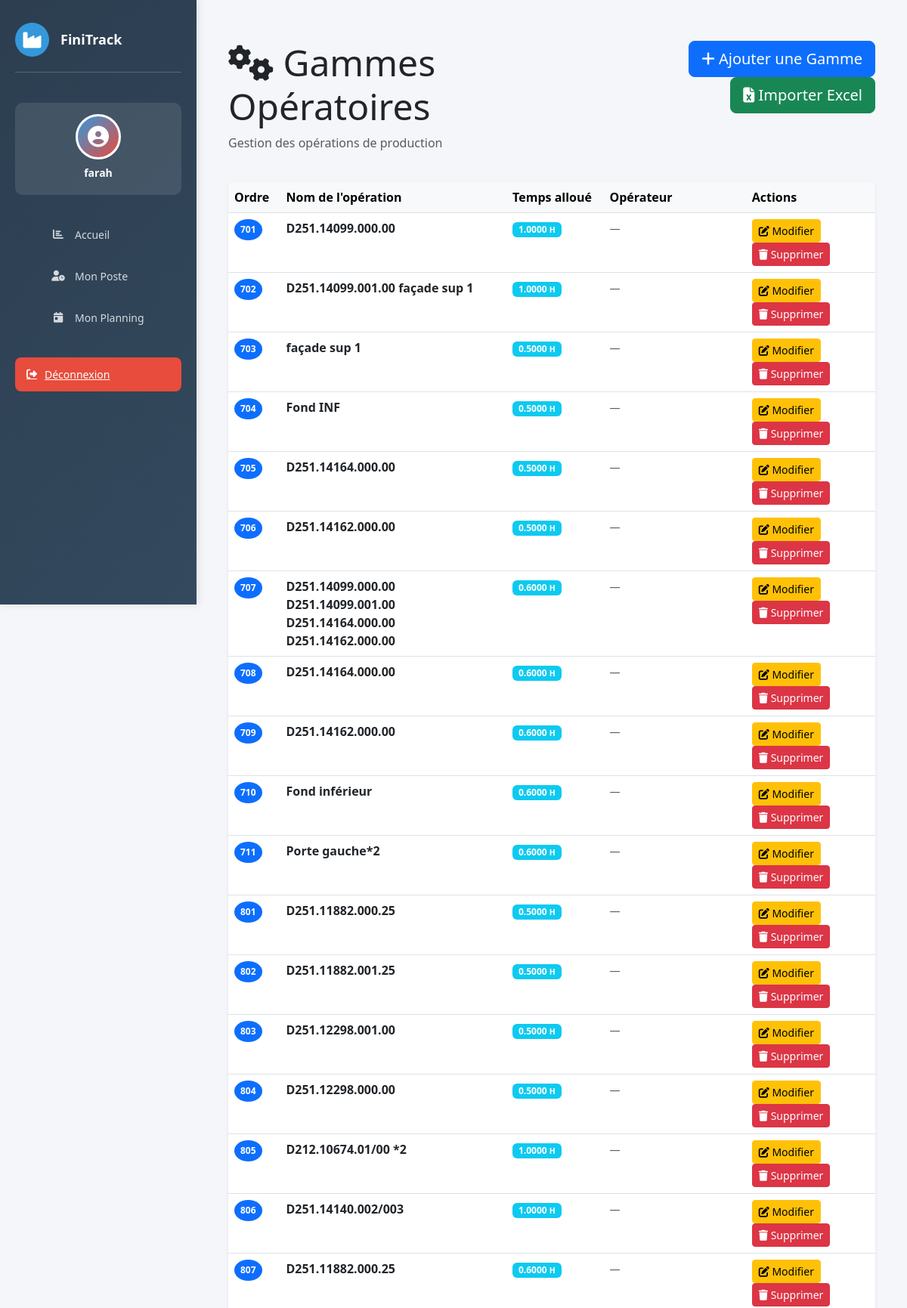
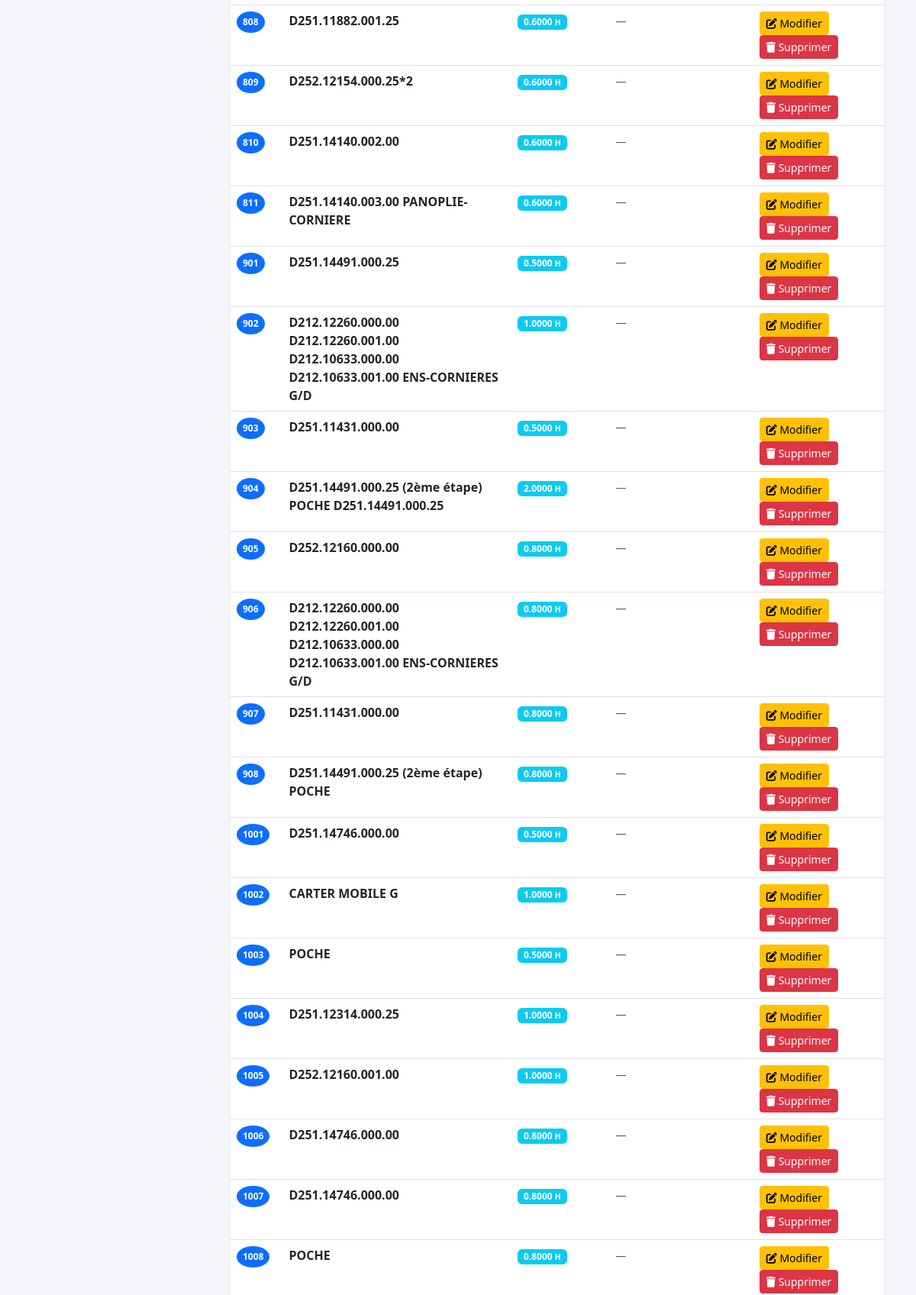
/gammes/ (signed in, upper part), run on the app's committed database (2 pictures, top to bottom).
### website/models.py (models this page shows, shortened)
class GammeOperation(models.Model):
    nom           = models.CharField(max_length=200)
    temps_alloue  = models.DecimalField(max_digits=7, decimal_places=4, help_text="Durée en heures (ex: 1.005)")
    ordre         = models.PositiveSmallIntegerField(help_text="Position dans la gamme")
    operateurs    = models.ManyToManyField(
        'Operateur',
        blank=True,
        related_name='gammes',
        verbose_name="Opérateurs assignés"
    )
    class Meta:
        ordering = ['ordre']

### website/views.py (the view)
# urls.py: path('gammes/', views.gammes_list, name='gammes_list'),
@login_required(login_url='home')
def gammes_list(request):
    gammes = GammeOperation.objects.all().order_by('ordre')
    context = {
        'gammes': gammes,
    }
    return render(request, 'gamme/gammes_list.html', context)

### website/templates/gamme/gammes_list.html (shortened to what this page needs)
{% extends 'base.html' %}
{% load static %}
{% block content %}
<div class="container-fluid mt-4">
    <div class="row mb-4">
        <div class="col-md-6">
            <h1 class="display-5">
                <i class="fas fa-cogs"></i> Gammes Opératoires
            </h1>
            <p class="text-muted">Gestion des opérations de production</p>
        </div>
        <div class="col-md-6 text-end">
            <a href="{% url 'ajouter_gamme' %}" class="btn btn-primary btn-lg">
                <i class="fas fa-plus"></i> Ajouter une Gamme
            </a>
            <a href="{% url 'importer_gammes_excel' %}" class="btn btn-success btn-lg ms-2">
                <i class="fas fa-file-excel"></i> Importer Excel
            </a>
        </div>
    </div>
    <div class="card border-0 shadow-sm">
        <div class="card-body p-0">
            {% if gammes %}
                <div class="table-responsive">
                    <table class="table table-hover mb-0">
                        <thead class="table-light">
                            <tr>
                                <th style="width: 8%">Ordre</th>
                                <th style="width: 35%">Nom de l'opération</th>
                                <th style="width: 15%">Temps alloué</th>
                                <th style="width: 22%">Opérateur</th>
                                <th style="width: 20%">Actions</th>
                            </tr>
                        </thead>
                        <tbody>
                            {% for gamme in gammes %}
                            <tr>
                                <td>
                                    <span class="badge bg-primary rounded-circle p-2">
                                        {{ gamme.ordre }}
                                    </span>
                                </td>
                                <td>
                                    <strong>{{ gamme.nom }}</strong>
                                </td>
                                <td>
                                    <span class="badge bg-info">
                                        {{ gamme.temps_alloue }} <small>H</small>
                                    </span>
                                </td>
                                <td>
                                    {% if gamme.operateur %}
                                        <span class="badge bg-secondary">
                                            <i class="fas fa-user"></i>
                                            {{ gamme.operateur.prenom }} {{ gamme.operateur.nom }}
                                        </span>
                                    {% else %}
                                        <span class="text-muted small">—</span>
                                    {% endif %}
                                </td>
                                <td>
                                    <a href="{% url 'modifier_gamme' gamme.id %}"
                                       class="btn btn-sm btn-warning"
                                       title="Modifier">
                                        <i class="fas fa-edit"></i> Modifier
                                    </a>
                                    <a href="{% url 'supprimer_gamme' gamme.id %}"
                                       class="btn btn-sm btn-danger"
                                       title="Supprimer"
                                       onclick="return confirm('Êtes-vous sûr de vouloir supprimer cette gamme ?');">
                                        <i class="fas fa-trash"></i> Supprimer
                                    </a>
                                </td>
                            </tr>
                            {% endfor %}
                        </tbody>
                    </table>
                </div>
            {% endif %}
        </div>
    </div>
</div>
{% endblock %}

### website/templates/base.html (shortened to what this page needs)
{% load static %}
<!DOCTYPE html>
<html lang="fr">
<head>
    <link href="https://cdn.jsdelivr.net/npm/bootstrap@5.3.0/dist/css/bootstrap.min.css" rel="stylesheet">
    <link rel="stylesheet" href="https://cdnjs.cloudflare.com/ajax/libs/font-awesome/6.4.0/css/all.min.css">
</head>
<body>
    {% if user.is_authenticated %}
    <aside class="sidebar">
        <div class="sidebar-header">
            <div class="logo">
                <i class="fas fa-industry"></i>
            </div>
            <h3>FiniTrack</h3>
        </div>
        <div class="user-profile">
            <div class="user-avatar">
                <i class="fas fa-user-circle"></i>
            </div>
            <h6>{{ user.first_name|default:user.username }}</h6>
        </div>
        <ul class="sidebar-menu">
        {% if user.operateur_profil %}
             <li>
                <a href="{% url 'dashboard' %}">
                    <i class="fas fa-chart-bar"></i>
                    <span>Accueil </span>
                </a>
            </li>
            <li>
                <a href="{% url 'operateur_vue_simple' %}">
                    <i class="fas fa-user-clock"></i>
                    <span>Mon Poste</span>
                </a>
            </li>
            <li>
                <a href="{% url 'dashboard_operateur' operateur_id=user.operateur_profil.id %}">
                    <i class="fas fa-calendar-day"></i>
                    <span>Mon Planning</span>
                </a>
            </li>
        {% endif %}
        </ul>
        <a href="{% url 'logout' %}" class="logout-btn">
            <i class="fas fa-sign-out-alt"></i>
            <span>Déconnexion</span>
        </a>
    </aside>
    {% endif %}
    <div class="main-content">
        {% block content %}
        {% endblock %}
    </div>
</body>
</html>

### website/templates/base.html (style rules this page uses)
:root { --primary: #2c3e50; --secondary: #3498db; --danger: #e74c3c; --success: #27ae60; --warning: #f39c12; }
* { margin: 0; padding: 0; box-sizing: border-box; }
body { font-family: 'Segoe UI', Tahoma, Geneva, Verdana, sans-serif; background-color: #f5f6fa; }
.sidebar { position: fixed; top: 0; left: 0; height: 100vh; width: 260px; background: linear-gradient(135deg, var(--primary) 0%, #34495e 100%); color: white; padding: 30px 20px; overflow-y: auto; box-shadow: 2px 0 10px rgba(0,0,0,0.1); z-index: 1000; }
.sidebar-header { display: flex; align-items: center; gap: 15px; margin-bottom: 40px; padding-bottom: 20px; border-bottom: 1px solid rgba(255,255,255,0.2); }
.sidebar-header .logo { width: 45px; height: 45px; background: var(--secondary); border-radius: 50%; display: flex; align-items: center; justify-content: center; font-size: 24px; }
.sidebar-header h3 { font-size: 18px; font-weight: 700; margin: 0; }
.user-profile { background: rgba(255,255,255,0.1); padding: 15px; border-radius: 10px; margin-bottom: 30px; text-align: center; }
.user-avatar { width: 60px; height: 60px; background: linear-gradient(135deg, var(--secondary), var(--danger)); border-radius: 50%; margin: 0 auto 10px; display: flex; align-items: center; justify-content: center; font-size: 28px; border: 3px solid white; }
.user-profile h6 { margin: 10px 0 5px; font-weight: 600; font-size: 14px; }
.sidebar-menu { list-style: none; margin-bottom: 30px; }
.sidebar-menu li { margin-bottom: 10px; }
.sidebar-menu a { display: flex; align-items: center; gap: 12px; padding: 12px 15px; color: rgba(255,255,255,0.8); text-decoration: none; border-radius: 8px; transition: all 0.3s ease; font-size: 14px; }
.sidebar-menu i { width: 20px; text-align: center; }
.logout-btn { display: flex; align-items: center; gap: 10px; width: 100%; padding: 12px 15px; background: var(--danger); color: white; border: none; border-radius: 8px; cursor: pointer; font-size: 14px; transition: all 0.3s ease; text-align: left; }
.main-content { margin-left: 260px; padding: 30px; min-height: 100vh; }

### data on the page
GammeOperation: ordre "701", nom "D251.14099.000.00", temps_alloue "1.0000"
GammeOperation: ordre "702", nom "D251.14099.001.00 façade sup 1", temps_alloue "1.0000"
GammeOperation: ordre "703", nom "façade sup 1", temps_alloue "0.5000"
GammeOperation: ordre "704", nom "Fond INF", temps_alloue "0.5000"
GammeOperation: ordre "705", nom "D251.14164.000.00", temps_alloue "0.5000"
GammeOperation: ordre "706", nom "D251.14162.000.00", temps_alloue "0.5000"
GammeOperation: ordre "707", nom "D251.14099.000.00 D251.14099.001.00 D251.14164.000.00 D251.14162.000.00", temps_alloue "0.6000"
GammeOperation: ordre "708", nom "D251.14164.000.00", temps_alloue "0.6000"
GammeOperation: ordre "709", nom "D251.14162.000.00", temps_alloue "0.6000"
GammeOperation: ordre "710", nom "Fond inférieur", temps_alloue "0.6000"
GammeOperation: ordre "711", nom "Porte gauche*2", temps_alloue "0.6000"
GammeOperation: ordre "801", nom "D251.11882.000.25", temps_alloue "0.5000"
GammeOperation: ordre "802", nom "D251.11882.001.25", temps_alloue "0.5000"
GammeOperation: ordre "803", nom "D251.12298.001.00", temps_alloue "0.5000"
GammeOperation: ordre "804", nom "D251.12298.000.00", temps_alloue "0.5000"
GammeOperation: ordre "805", nom "D212.10674.01/00 *2", temps_alloue "1.0000"
GammeOperation: ordre "806", nom "D251.14140.002/003", temps_alloue "1.0000"
GammeOperation: ordre "807", nom "D251.11882.000.25", temps_alloue "0.6000"
GammeOperation: ordre "808", nom "D251.11882.001.25", temps_alloue "0.6000"
GammeOperation: ordre "809", nom "D252.12154.000.25*2", temps_alloue "0.6000"
GammeOperation: ordre "810", nom "D251.14140.002.00", temps_alloue "0.6000"
GammeOperation: ordre "811", nom "D251.14140.003.00 PANOPLIE-CORNIERE", temps_alloue "0.6000"
GammeOperation: ordre "901", nom "D251.14491.000.25", temps_alloue "0.5000"
GammeOperation: ordre "902", nom "D212.12260.000.00 D212.12260.001.00 D212.10633.000.00 D212.10633.001.00 ENS-CORNIERES G/D", temps_alloue "1.0000"
GammeOperation: ordre "903", nom "D251.11431.000.00", temps_alloue "0.5000"
GammeOperation: ordre "904", nom "D251.14491.000.25 (2ème étape) POCHE D251.14491.000.25", temps_alloue "2.0000"
GammeOperation: ordre "905", nom "D252.12160.000.00", temps_alloue "0.8000"
GammeOperation: ordre "906", nom "D212.12260.000.00 D212.12260.001.00 D212.10633.000.00 D212.10633.001.00 ENS-CORNIERES G/D", temps_alloue "0.8000"
GammeOperation: ordre "907", nom "D251.11431.000.00", temps_alloue "0.8000"
GammeOperation: ordre "908", nom "D251.14491.000.25 (2ème étape) POCHE", temps_alloue "0.8000"
GammeOperation: ordre "1001", nom "D251.14746.000.00", temps_alloue "0.5000"
GammeOperation: ordre "1002", nom "CARTER MOBILE G", temps_alloue "1.0000"
GammeOperation: ordre "1003", nom "POCHE", temps_alloue "0.5000"
GammeOperation: ordre "1004", nom "D251.12314.000.25", temps_alloue "1.0000"
GammeOperation: ordre "1005", nom "D252.12160.001.00", temps_alloue "1.0000"
GammeOperation: ordre "1006", nom "D251.14746.000.00", temps_alloue "0.8000"
GammeOperation: ordre "1007", nom "D251.14746.000.00", temps_alloue "0.8000"
GammeOperation: ordre "1008", nom "POCHE", temps_alloue "0.8000"

### other printed values
{{ user.first_name|default:user.username }} "farah"
